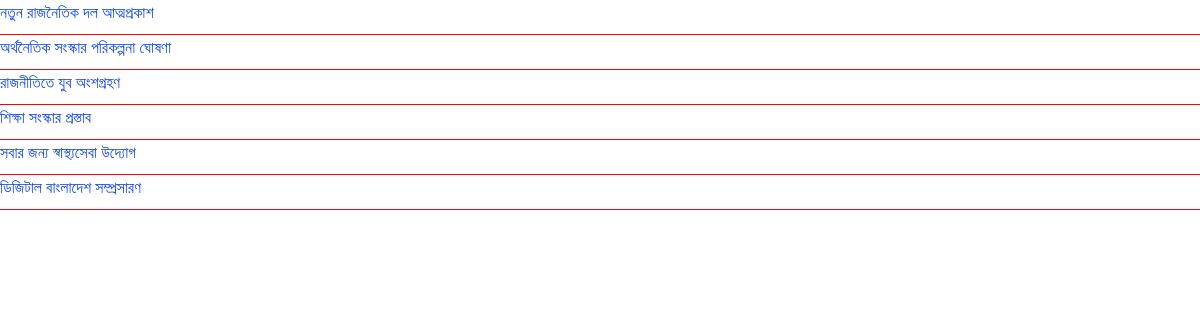
Page /news.php on the committed database.
### tables this page shows
CREATE TABLE news (
    id INT AUTO_INCREMENT PRIMARY KEY,
    news_title TEXT NOT NULL,
    news_title_bangla
 TEXT NOT NULL,
    contents TEXT NOT NULL,
    contents_bangla TEXT NOT NULL,
    image_id INT DEFAULT NULL,
    created_at TIMESTAMP DEFAULT CURRENT_TIMESTAMP,
    FOREIGN KEY (image_id) REFERENCES images(id) ON DELETE SET NULL
);

### config/Database.php (called while the page is built)
<?php
class Database {
    private static $host = "localhost";
    private static $dbname = "amarfuel_BGD";
    private static $username = "amarfuel_SHAH";
    private static $password = "QR+O?B?QOU-.F^^B!S";
    private static $conn = null;
    public static function connect() {
        if (self::$conn === null) {
            try {
                self::$conn = new PDO("mysql:host=" . self::$host . ";dbname=" . self::$dbname, self::$username, self::$password);
                self::$conn->setAttribute(PDO::ATTR_ERRMODE, PDO::ERRMODE_EXCEPTION);
            } catch (PDOException $e) {
                die("Database connection failed: " . $e->getMessage());
            }
        }
        return self::$conn;
    }
}
?>

### classes/News.php (called while the page is built, shortened)
<?php
require_once __DIR__ . '/../config/Database.php';
class News
{
    private $conn;
    public function __construct()
    {
        $this->conn = Database::connect();
    }
    public function getLatestNews($limit = null)
    {
        if ($limit) {
            $sql = "SELECT id, news_title_bangla FROM news ORDER BY created_at DESC LIMIT :limit";
            $stmt = $this->conn->prepare($sql);
            $stmt->bindValue(':limit', $limit, PDO::PARAM_INT);
        } else {
            $sql = "SELECT id, news_title_bangla, contents, contents_bangla FROM news ORDER BY created_at DESC";
            $stmt = $this->conn->prepare($sql);
        }
        $stmt->execute();
        return $stmt->fetchAll(PDO::FETCH_ASSOC);
    }
    public function closeConnection()
    {
        $this->conn = null;
    }
}
?>

### news.php (the view, shortened to what this page needs)
<?php
require_once 'classes/News.php';
$news = new News();
?>
<!DOCTYPE html>
<html lang="en">
<head>
    <link rel="stylesheet" href="src/output.css">
</head>
<body>
    <?php
if (isset($_GET['id']) && is_numeric($_GET['id'])) {
    $newsItem = $news->getNewsById($_GET['id']);
    if ($newsItem) {
        ?>
<section class="max-w-6xl mx-auto flex justify-center">
    <div class="flex justify-around gap-2 w-full">
        <div id="main-content" class="w-2/3">
            <h1 class="font-semibold text-3xl">খবর</h1>
            <div class="hs-accordion-group">
                <div class="hs-accordion active" id="hs-basic-with-arrow-heading-one">
                    <button class="hs-accordion-toggle hs-accordion-active:text-blue-600 py-3 inline-flex items-center gap-x-3 font-semibold text-start text-2xl text-gray-800 hover:text-gray-500 focus:outline-none rounded-lg disabled:opacity-50 disabled:pointer-events-none" aria-expanded="true" aria-controls="hs-basic-with-arrow-collapse-one">
                        <svg class="hs-accordion-active:hidden block size-4" xmlns="http://www.w3.org/2000/svg" width="24" height="24" viewBox="0 0 24 24" fill="none" stroke="currentColor" stroke-width="2" stroke-linecap="round" stroke-linejoin="round">
                            <path d="m6 9 6 6 6-6"></path>
                        </svg>
                        <svg class="hs-accordion-active:block hidden size-4" xmlns="http://www.w3.org/2000/svg" width="24" height="24" viewBox="0 0 24 24" fill="none" stroke="currentColor" stroke-width="2" stroke-linecap="round" stroke-linejoin="round">
                            <path d="m18 15-6-6-6 6"></path>
                        </svg>
                        <?= htmlspecialchars($newsItem['news_title_bangla']); ?>
                    </button>
                    <div id="hs-basic-with-arrow-collapse-one" class="hs-accordion-content w-full overflow-hidden transition-[height] duration-300" role="region" aria-labelledby="hs-basic-with-arrow-heading-one">
                        <p class="text-gray-800">
                            <?= nl2br(htmlspecialchars($newsItem['contents_bangla'])); ?>
                        </p>
                    </div>
                </div>
            </div>
        </div>
    </div>
    <p><strong>Published on: </strong><?= $newsItem['created_at']; ?></p>
</section>
        <?php
    } else {
        echo "News not found.";
    }
} else {
    $latestNews = $news->getLatestNews();
    if ($latestNews) {
        foreach ($latestNews as $news_item) {
            ?>
            <p  style="border-bottom: 1.5px solid red; padding-bottom:10px; text-align: left;">
                <a class="text-blue-700" href="news.php?id=<?= $news_item['id']; ?>">
                    <?= htmlspecialchars($news_item['news_title_bangla']); ?>
                </a>
            </p>
            <?php
        }
    } else {
        echo "No news available.";
    }
}
?>
</body>
</html>

### rows in the picture
news: news_title_bangla "নতুন রাজনৈতিক দল আত্মপ্রকাশ"
news: news_title_bangla "অর্থনৈতিক সংস্কার পরিকল্পনা ঘোষণা"
news: news_title_bangla "রাজনীতিতে যুব অংশগ্রহণ"
news: news_title_bangla "শিক্ষা সংস্কার প্রস্তাব"
news: news_title_bangla "সবার জন্য স্বাস্থ্যসেবা উদ্যোগ"
news: news_title_bangla "ডিজিটাল বাংলাদেশ সম্প্রসারণ"
